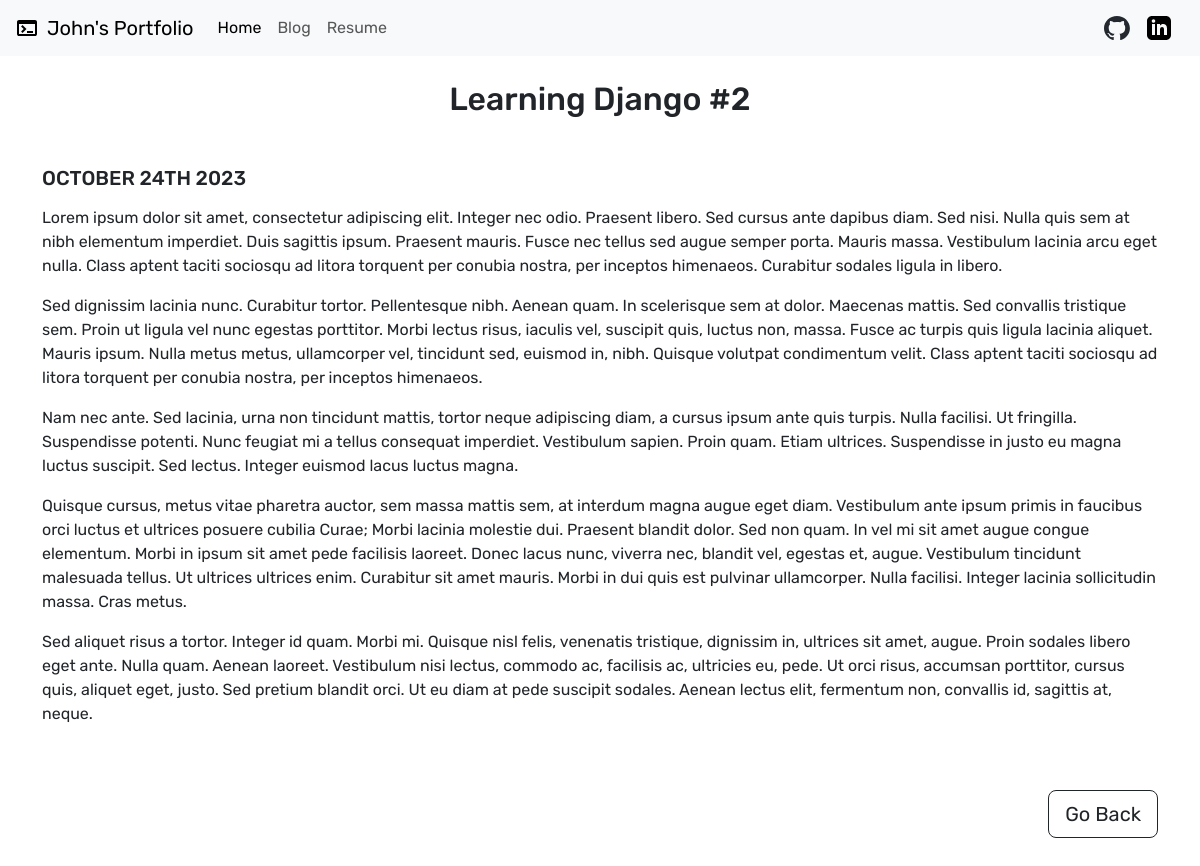
Page /blog/11/ on the committed database.
### blog/models.py (models this page shows, shortened)
class Blog(models.Model):
    title = models.CharField(max_length=200)
    description = models.TextField()
    date = models.DateField()

### blog/views.py (the view)
# urls.py: path('<int:blog_id>/', views.detail, name='detail'),
def detail(request, blog_id):
    blog = get_object_or_404(Blog, pk=blog_id)
    return render(request, 'blog/detail.html', {'blog':blog})

### blog/templates/blog/detail.html (shortened to what this page needs)
{% extends 'portfolio/base.html' %}
{% block content %}
<br>
<div class="container">
    <h2 class="text-center mb-5">{{ blog.title }}</h2>
    <h5>{{ blog.date|date:'F jS Y'|upper }}</h5>
    <p>{{ blog.description|safe }}</p>
    <br>
    <br>
    <div class="text-end">
        <a href="{% url 'blog:all_blogs' %}" class="btn btn-outline-dark btn-lg">Go Back</a>
    </div>
    <br>
    <br>
</div>
{% endblock %}

### blog/templates/blog/detail.html (style rules this page uses)
body { font-family: 'Rubik', sans-serif; }

### rows in the picture
Blog: title "Learning Django #2", date "OCTOBER 24TH 2023", description "Lorem ipsum dolor sit amet, consectetur adipiscing elit. Integer nec odio. Praesent libero. Sed cursus ante dapibus diam. Sed nisi. Nulla quis sem at nibh elementum imperdiet. Duis sagittis ipsum. Praesent mauris. Fusce nec tellus sed augue semper porta. Mauris massa. Vestibulum lacinia arcu eget nulla. Class aptent taciti sociosqu ad litora torquent per conubia nostra, per inceptos himenaeos. Curabitur sodales ligula in libero. Sed dignissim lacinia nunc. Curabitur tortor. Pellentesque nibh. Aenean quam. In scelerisque sem at dolor. Maecenas mattis. Sed convallis tristique sem. Proin ut ligula vel nunc egestas porttitor. Morbi lectus risus, iaculis vel, suscipit quis, luctus non, massa.…"
